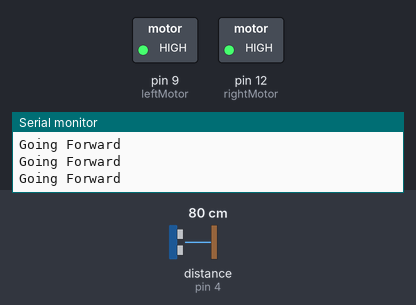
The sketch below on a simulated Arduino Uno, built with avr-gcc and run on an emulated ATmega328P. On the bench: switched loads named in the sketch (green lamp = pin HIGH), the last lines printed to the serial monitor. Wiring (inferred from the names in the program): ultrasonic range finder: trigger pin 7; echo pin 4. Dashed ring = blinking. The inputs (shaded band) are chosen by the test bench; at power-on: distance to the obstacle (sensor on pin 4) 80 cm. The echo pulse lasts 58.3 µs per cm; random numbers use the default seed unless the sketch sets one; pins used as bus, display or sensor lines are not drawn.

Above: at 1.2 s.
1.3 s: distance to the obstacle (sensor on pin 4) set to 36 cm
4.3 s: distance to the obstacle (sensor on pin 4) set to 29 cm
At 5.4 s:
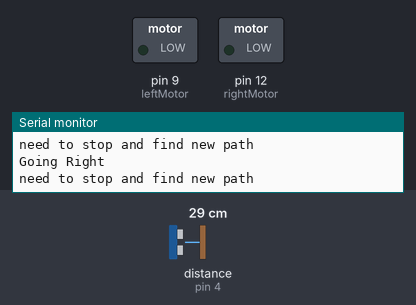
5.8 s: distance to the obstacle (sensor on pin 4) set to 18 cm
8.8 s: distance to the obstacle (sensor on pin 4) set to 15 cm
10.3 s: distance to the obstacle (sensor on pin 4) set to 60 cm
At 12.0 s:
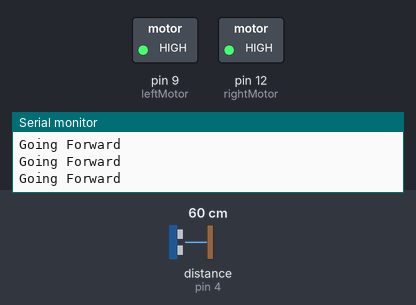
12.3 s: distance to the obstacle (sensor on pin 4) set to 13 cm
At 13.4 s:
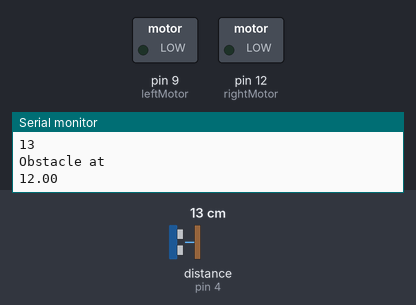
At 21.9 s:
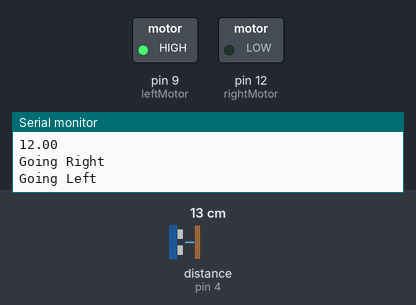
Timing chart, 0 to 27.8 s (numbered marks = the images above; inputs shaded):
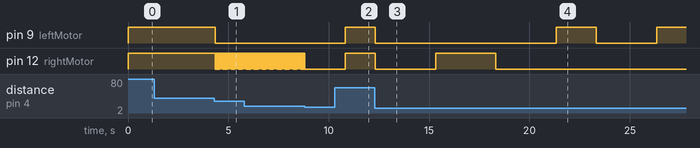

Measured:
- the behaviour switches between 32 and 31 cm on distance to the obstacle (sensor on pin 4) (found by bisection; images 0 and 1)
- after the input at 4.3 s, pin 9 (leftMotor): HIGH → LOW after 0.06 s; pin 12 (rightMotor): alternates HIGH for 0.03 s and LOW for 0.01 s, starting after 0.06 s
- after the input at 10.3 s, pin 9 (leftMotor): LOW → HIGH after 0.53 s
- after the input at 12.3 s, pin 9 (leftMotor): HIGH → LOW at once, → HIGH 9.0 s later, → LOW 2.0 s later, → HIGH 3.0 s later; pin 12 (rightMotor): HIGH → LOW at once, → HIGH 3.0 s later, → LOW 3.0 s later

The sketch:

OMNIBot_Obstacle_Avoider_v5.0.ino
```cpp
#include"Ultrasonic.h"
#define triggerpin 7
#define echopin 4
Ultrasonic ultrasonic(triggerpin, echopin); // creating onject for class ultrasonic that was included
int leftInput=A0; //  initializing pins
int rightInput=A3;
int leftMotor=9;
int rightMotor=12;
int leftValue = 0;
int rightValue = 0;
int dist=(ultrasonic.Ranging(CM)); // calculating distance by the function
void setup()
{
  Serial.begin(9600); // opening serial port at 9600 baud rate
  pinMode (leftMotor, OUTPUT); // setting pin mode
  pinMode (rightMotor, OUTPUT);

  }

 void loop()
 {int i=random(20); // generating random numbers for totally random turns
  int ctr;
  ctr=0;
  Serial.println(i);
  float x= ultrasonic.Ranging(CM); // we calculate range again
  Serial.println("Obstacle at");
  Serial.println(x); // display of the obstacle distance
  while(x<=30 && x>=16 &&i%2==0) // while loop with cindition statement to make robot turn absolutely randomly
  {// to turn left
    Serial.println("need to stop and find new path");
    digitalWrite(leftMotor, LOW);
    digitalWrite(rightMotor, LOW);
    Serial.println("Going Left");
    digitalWrite(leftMotor, HIGH);
    x= ultrasonic.Ranging(CM);

  }
   while(x<=30 && x>=16 &&i%2!=0)//  while loop to make the robot turn right similar to above loop
  { Serial.println("need to stop and find new path");
    digitalWrite(leftMotor, LOW);
    digitalWrite(rightMotor, LOW);
    Serial.println("Going Right");
    digitalWrite(rightMotor, HIGH);
    x= ultrasonic.Ranging(CM);
  }


  while(x<16 && x>10)

  {

    digitalWrite(leftMotor, LOW);
    digitalWrite(rightMotor, LOW);//  obstacle is too close stops for one second
    delay(1000);
    x= ultrasonic.Ranging(CM);
    ctr++;
    while(ctr==3 && i%2==0)
      {
        Serial.println("Going Left");
        digitalWrite(leftMotor, HIGH);
        delay(2000);
        ctr=0; // seeing obstacle too close, makes a right U turn
        x= ultrasonic.Ranging(CM);
        i=random(20);

      }
      while(ctr==3 && i%2!=0)
      {
        Serial.println("Going Right");
        digitalWrite(rightMotor, HIGH);
        delay(3000); // seeing obstacle too close makes right U turn
        ctr=0;
        x= ultrasonic.Ranging(CM);
        i=random(20);
      }


  }
  while(x>30)
  {
    Serial.println("Going Forward");
    digitalWrite(leftMotor, HIGH);
    digitalWrite(rightMotor, HIGH); // if everytjing is good then move forward
    x= ultrasonic.Ranging(CM);

  }

    while(x<10)
  {
    Serial.println("Object is too close, STOP!");
    digitalWrite(leftMotor, LOW);
    digitalWrite(rightMotor, LOW);
    x= ultrasonic.Ranging(CM); // if obstacle is very very close then stop

  }
 }//void loop closed
```

Ultrasonic.cpp
```cpp
/*
  Ultrasonic.cpp - Library for HC-SR04 Ultrasonic Ranging Module.library
//edited by Prasanjeet keshri & hacked by Satyam Kumar
  Created by ITead studio. Apr 20, 2010.
  iteadstudio.com
*/

#include "Arduino.h"
#include "Ultrasonic.h"

Ultrasonic::Ultrasonic(int TP, int EP)
{
   pinMode(TP,OUTPUT);
   pinMode(EP,INPUT);
   Trig_pin=TP;
   Echo_pin=EP;
}

long Ultrasonic::Timing()
{
  digitalWrite(Trig_pin, LOW);
  delayMicroseconds(30);
  digitalWrite(Trig_pin, HIGH);
  delayMicroseconds(60);
  digitalWrite(Trig_pin, LOW);
  duration = pulseIn(Echo_pin,HIGH);
  return duration;
}

long Ultrasonic::Ranging(int sys)
{
  Timing();
  distacne_cm = duration /29 / 2 ;
  distance_inc = duration / 74 / 2;
  if (sys)
  return distacne_cm;
  else
  return distance_inc;
}
```

Ultrasonic.h
```cpp
/*
  Ultrasonic.h - Library for HR-SC04 Ultrasonic Ranging Module.
  Created by ITead studio. Alex, Apr 20, 2010. Especially HACKED for ANTLINE(codename)
   hacked for omnibot by Satyam Kumar and Prasanjeet Keshri
  iteadstudio.com
*/


#ifndef Ultrasonic_h
#define Ultrasonic_h

#include "Arduino.h"

#define CM 1
#define INC 0

class Ultrasonic
{
  public:
    Ultrasonic(int TP, int EP);
    long Timing();
    long Ranging(int sys);

    private:
    int Trig_pin;
    int Echo_pin;
    long  duration,distacne_cm,distance_inc;

};

#endif
```
